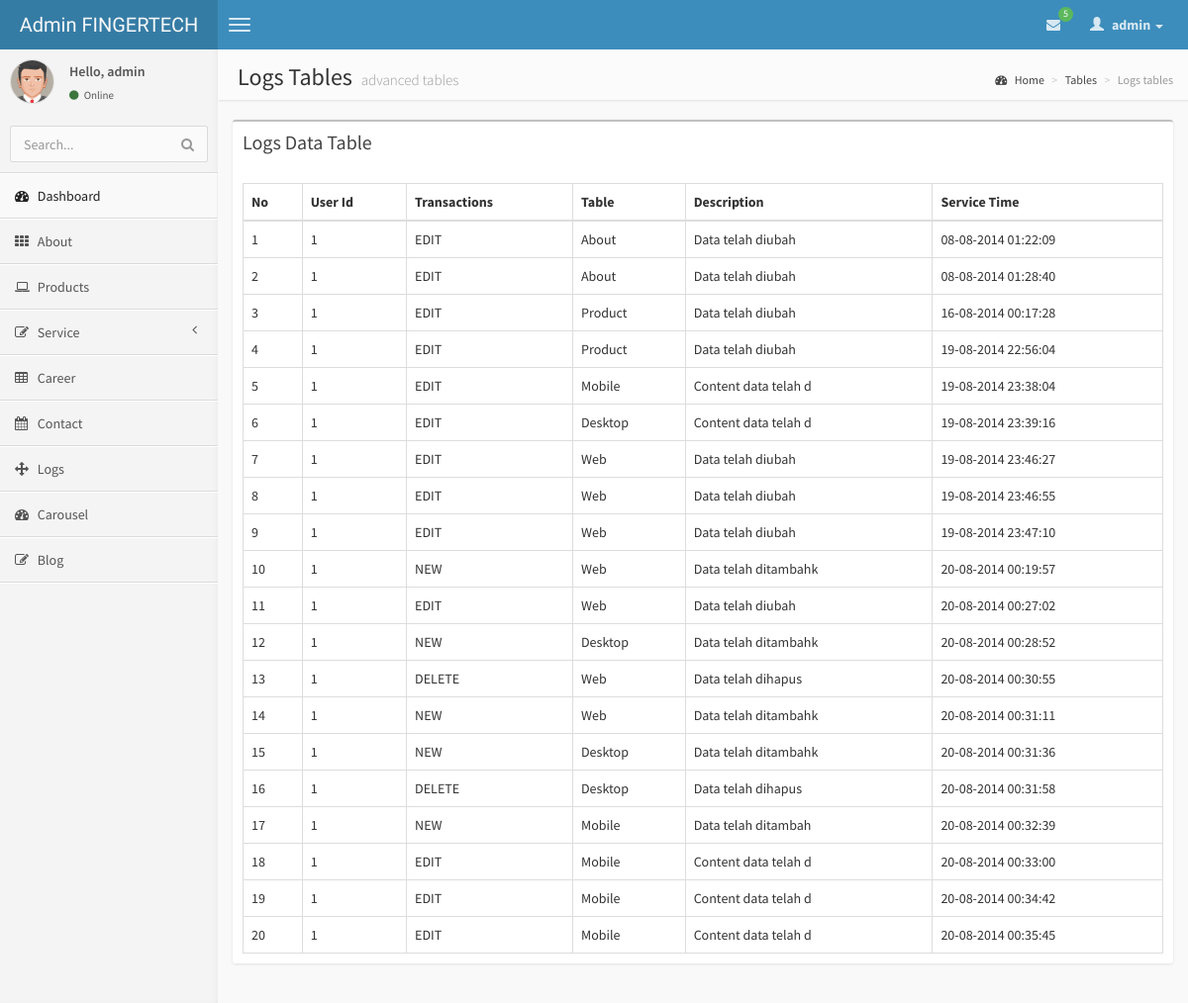
Page /administrators/home.php?page=logs (signed in) on the committed database.
### tables this page shows
CREATE TABLE `logs` (
  `logid` int(11) NOT NULL AUTO_INCREMENT,
  `userid` int(20) NOT NULL,
  `trans` varchar(20) NOT NULL,
  `tab` varchar(20) NOT NULL,
  `des` varchar(20) NOT NULL,
  `servicetime` varchar(50) NOT NULL,
  PRIMARY KEY (`logid`)
);

### administrators/logs.php (the view, shortened to what this page needs)
<?php
if ($_SESSION['userid'])
{
include "conn.php";
$row = 20;
$hal = isset($_GET['hal']) ? $_GET['hal'] : 0;
?>
            <aside class="right-side">
                <section class="content-header">
                    <h1>
                        Logs Tables
                        <small>advanced tables</small>
                    </h1>
                    <ol class="breadcrumb">
                        <li><a href="#"><i class="fa fa-dashboard"></i> Home</a></li>
                        <li><a href="#">Tables</a></li>
                        <li class="active">Logs tables</li>
                    </ol>
                </section>
                <section class="content">
                    <div class="row">
                        <div class="col-xs-12">
                            <div class="box">
                                <div class="box-header">
                                    <h3 class="box-title">Logs Data Table</h3>
                                </div>
                                <div class="box-body table-responsive">
                                    <table id="example2" class="table table-bordered table-hover">
                                        <thead>
                                            <tr>
                                                <th>No</th>
                                                <th>User Id</th>
                                                <th>Transactions</th>
                                                <th>Table</th>
                                                <th>Description</th>
                                                <th>Service Time</th>
                                            </tr>
                                        </thead>
                                        <tbody>
										<?php
                                            $logSql = "SELECT * FROM logs ORDER BY logid ASC LIMIT $hal, $row";
                                            $logQry = mysql_query($logSql, $koneksi) or die ("Query log salah : ".mysql_error());
                                            $nomor = 0;
                                            while ($logRow = mysql_fetch_array($logQry)) {
												$nomor++;
                                        ?>
                                            <tr>
                                                <td><?php echo $nomor; ?></td>
                                                <td><?php echo $logRow['userid']; ?></td>
                                                <td><?php echo $logRow['trans']; ?></td>
                                                <td><?php echo $logRow['tab']; ?></td>
                                                <td><?php echo $logRow['des']; ?></td>
                                                <td><?php echo $logRow['servicetime']; ?></td>
                                            </tr>
                                            <?php } ?>
                                        </tbody>
                                    </table>
                                </div>
                            </div>
                        </div>
                    </div>
                </section>
            </aside>
<?php }else{
	echo "<script> document.location.href='akses.php?go=session'; </script>";
}
?>

### rows in the picture
logs: userid "1", trans "EDIT", tab "About", des "Data telah diubah", servicetime "08-08-2014 01:22:09"
logs: userid "1", trans "EDIT", tab "About", des "Data telah diubah", servicetime "08-08-2014 01:28:40"
logs: userid "1", trans "EDIT", tab "Product", des "Data telah diubah", servicetime "16-08-2014 00:17:28"
logs: userid "1", trans "EDIT", tab "Product", des "Data telah diubah", servicetime "19-08-2014 22:56:04"
logs: userid "1", trans "EDIT", tab "Mobile", des "Content data telah d", servicetime "19-08-2014 23:38:04"
logs: userid "1", trans "EDIT", tab "Desktop", des "Content data telah d", servicetime "19-08-2014 23:39:16"
logs: userid "1", trans "EDIT", tab "Web", des "Data telah diubah", servicetime "19-08-2014 23:46:27"
logs: userid "1", trans "EDIT", tab "Web", des "Data telah diubah", servicetime "19-08-2014 23:46:55"
logs: userid "1", trans "EDIT", tab "Web", des "Data telah diubah", servicetime "19-08-2014 23:47:10"
logs: userid "1", trans "NEW", tab "Web", des "Data telah ditambahk", servicetime "20-08-2014 00:19:57"
logs: userid "1", trans "EDIT", tab "Web", des "Data telah diubah", servicetime "20-08-2014 00:27:02"
logs: userid "1", trans "NEW", tab "Desktop", des "Data telah ditambahk", servicetime "20-08-2014 00:28:52"
logs: userid "1", trans "DELETE", tab "Web", des "Data telah dihapus", servicetime "20-08-2014 00:30:55"
logs: userid "1", trans "NEW", tab "Web", des "Data telah ditambahk", servicetime "20-08-2014 00:31:11"
logs: userid "1", trans "NEW", tab "Desktop", des "Data telah ditambahk", servicetime "20-08-2014 00:31:36"
logs: userid "1", trans "DELETE", tab "Desktop", des "Data telah dihapus", servicetime "20-08-2014 00:31:58"
logs: userid "1", trans "NEW", tab "Mobile", des "Data telah ditambah", servicetime "20-08-2014 00:32:39"
logs: userid "1", trans "EDIT", tab "Mobile", des "Content data telah d", servicetime "20-08-2014 00:33:00"
logs: userid "1", trans "EDIT", tab "Mobile", des "Content data telah d", servicetime "20-08-2014 00:34:42"
logs: userid "1", trans "EDIT", tab "Mobile", des "Content data telah d", servicetime "20-08-2014 00:35:45"

### other values in the picture
$number "5"
$name "admin"
